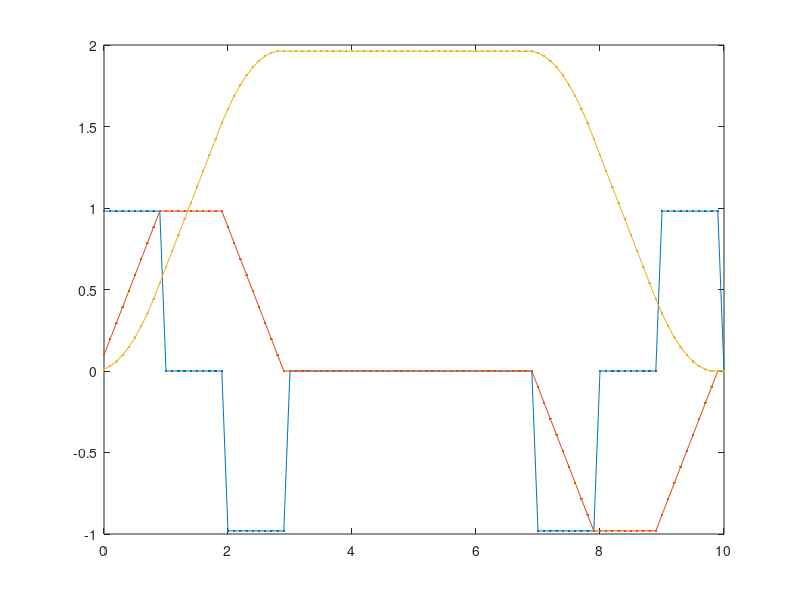

The MATLAB source for this figure:

endT=10;
deltaT=0.1;
G=9.81;
KPH2MPS=1/3.6;
MPS2KPH=3.6;
x = 0;
a = 0;
v = 0*KPH2MPS;
j = 0;
hist_size=endT/deltaT+1;
hist_idx =0;
hist     =zeros(hist_size,5);
for t=0:deltaT:endT;
    if( t < 1 )
        j=+0.1*G;
    elseif( t < 2 )
        j=+0.0*G;
    elseif( t < 3 )
        j=-0.1*G; 
    elseif( t < 7 )
        j=0.0*G;       
    elseif( t <  8 )        
        j=-0.1*G; 
    elseif( t <  9 )
        j= 0.0*G; 
    elseif( t <  10 )
        j=+0.1*G; 
    elseif( t < 11 )
        j= 0.0*G; 
    else
        j= 0.0*G; 
    end
        
    a=a+deltaT*j;
    v=v+deltaT*a;
    x=x+deltaT*v;
    
    hist_idx=hist_idx+1;
    hist(hist_idx,1)=t;
    hist(hist_idx,2)=j;
    hist(hist_idx,3)=a;
    hist(hist_idx,4)=v;
    hist(hist_idx,5)=x;
    
end
plot( hist(:,1), hist(:,2), '.-', ... 
      hist(:,1), hist(:,3), '.-', ... 
      hist(:,1), hist(:,4), '.-'       );
  
      